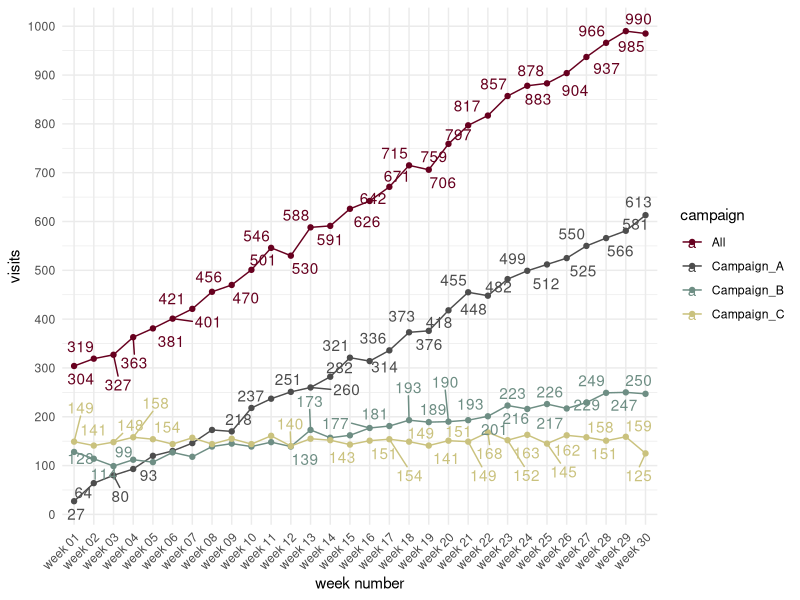
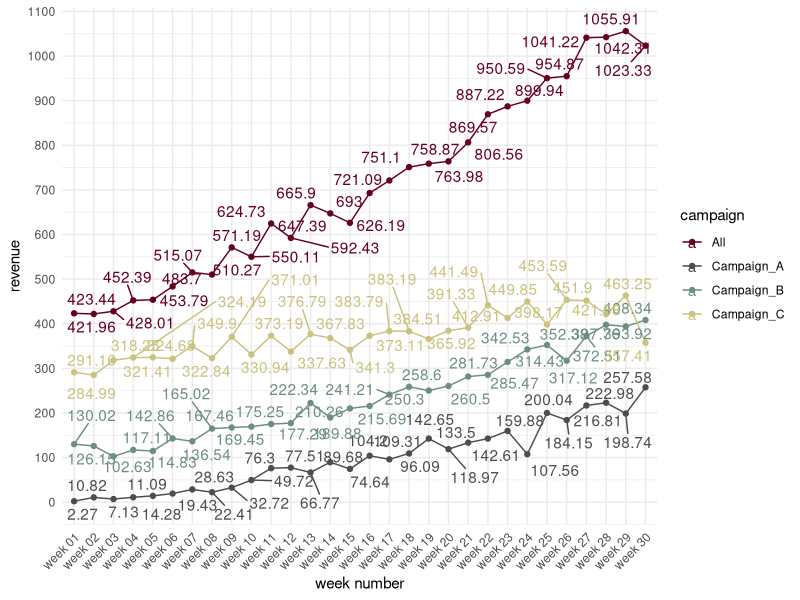
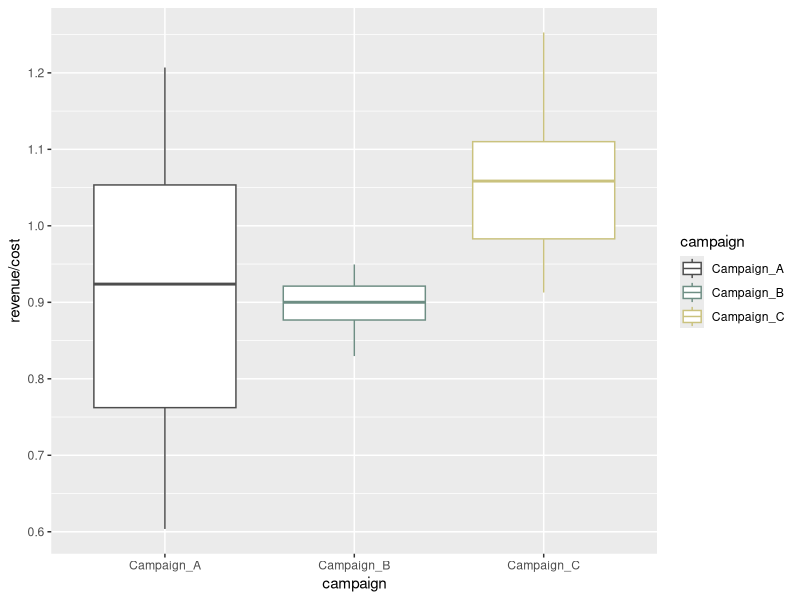
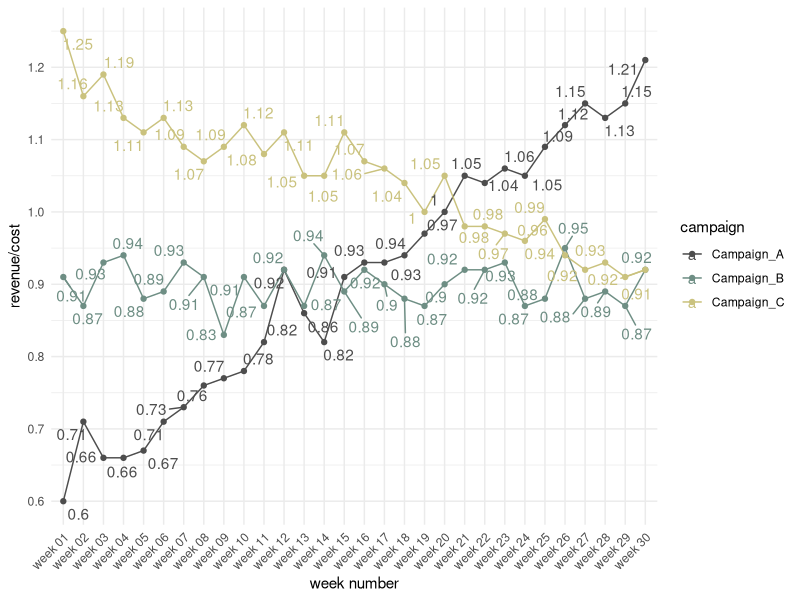
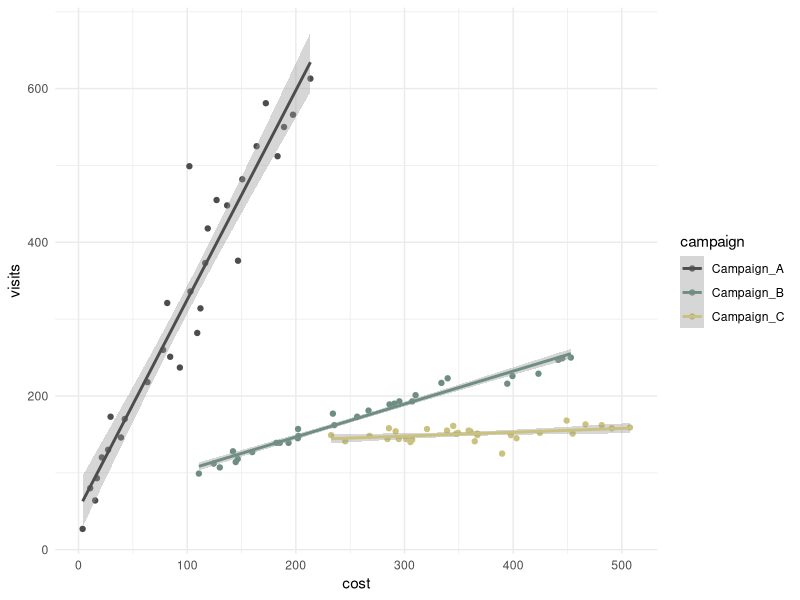
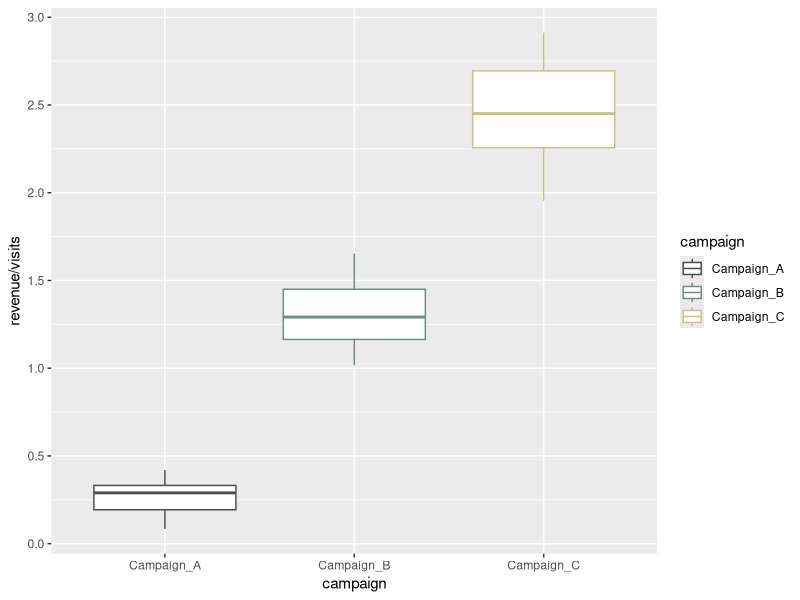
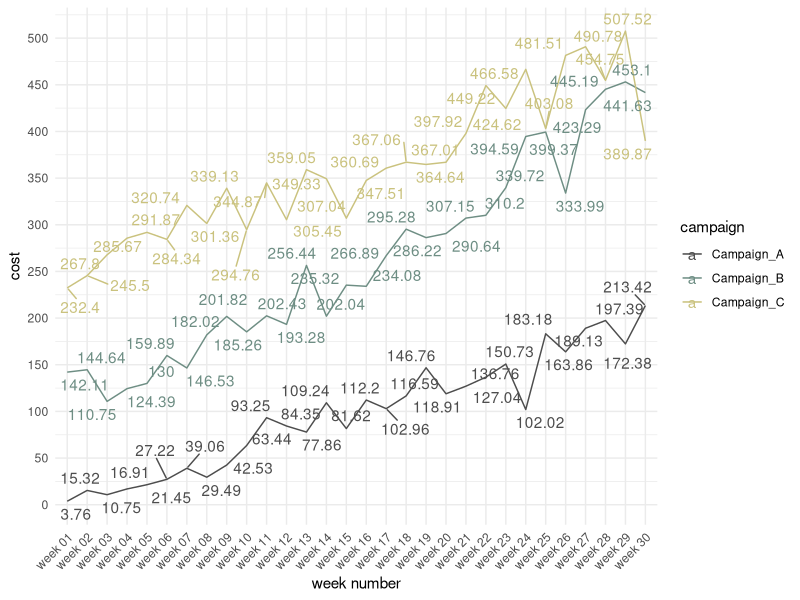
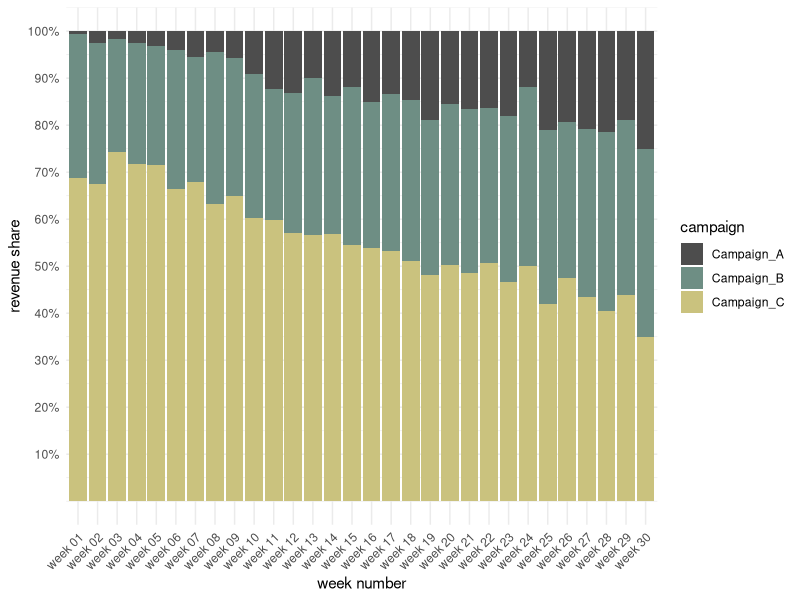

These charts were generated, in order, by the following R code:
## ---- chunk 1
knitr::opts_chunk$set(echo = FALSE, message = FALSE, warning = FALSE)
library(scales)
library(readr)
library(dplyr)
library(stringr)
library(ggplot2)
library(ggrepel)
library(grid)
library(gridExtra)
library(RColorBrewer)
library(lubridate)

### 001_A read-in raw file ####
raw_camp = read_delim('./Dataset/01-campaign-data.csv', col_names = TRUE, delim = ';')

### 001_B check for data quality ####
any(is.na(raw_camp))
any(duplicated(raw_camp))
raw_camp = raw_camp[-which(duplicated(raw_camp)),]
names(raw_camp) = str_to_lower(names(raw_camp))

### 002 all_volumn ####
group_var = 'week'
all = raw_camp %>% group_by_(.dots = group_var) %>% 
      summarise_if(.predicate = is.numeric, .funs = sum, na.rm=TRUE) %>% 
      mutate(campaign = 'All')

all_volumn = bind_rows(raw_camp, all)

all_volumn$week_prefix = sprintf("week %02d",all_volumn$week)
all_volumn$week = as.character(all_volumn$week)
all_volumn$revenue = round(all_volumn$revenue, digits = 2)
all_volumn$cost = round(all_volumn$cost, digits = 2)
all_volumn$campaign = factor(all_volumn$campaign)
all_volumn$campaign = reorder(all_volumn$campaign, all_volumn$visits, FUN=mean, na.rm=TRUE)
all_volumn$campaign = factor(all_volumn$campaign, levels = rev(levels(all_volumn$campaign)))

str(all_volumn)
# calculate the avg growth rate
all_volumn2 = all_volumn %>% group_by(campaign) %>% arrange(campaign, week_prefix) %>% 
      mutate(visits_grow = round((visits - lag(visits))/lag(visits),digits=4),
             revenue_grow = round((revenue - lag(revenue))/lag(revenue),digits=4),
             cost_grow = round((cost - lag(cost))/lag(cost),digits=4))
# calculate the ratio of visits, revenue, cost 
all_volumn2 = all_volumn2 %>% group_by(campaign) %>% 
      mutate(visits_cost_ratio = (visits/cost),
             revenue_cost_ratio = (revenue/cost),
             revenue_visits_ratio = (revenue/visits))

### 003_A all_volumn3 ####
all_volumn3 = all_volumn2[all_volumn2$campaign != 'All',] %>% group_by(week) %>% 
      mutate(revenue_sum = sum(revenue, na.rm=TRUE),
             revenue_share = round(revenue/revenue_sum, digits=4))


### 003_B all_volumn_pivot, which calculates the derived columns ####
all_volumn_pivot = all_volumn2 %>% group_by(campaign) %>% 
      summarise_if(.predicate= is.numeric, .funs = c(min=min,mean=mean,median=median,max=max), na.rm=TRUE)


### 004 plot01 ####
plot01 = ggplot(all_volumn2, aes(x=week_prefix, y=visits, group=campaign, col=campaign)) + geom_line() + geom_point() + geom_text_repel(aes(label=visits)) +
scale_y_continuous(breaks = pretty_breaks(n = 10)) +
scale_color_manual(values=c("#67001F","#4D4D4D","#6E8E84","#CAC27E")) +
xlab("week number") +
theme_minimal() +
theme(legend.position = "right") +
theme(axis.text.x = element_text(angle = 45, hjust = 1))


### 005 plot02 ####
plot02 = ggplot(all_volumn2, aes(x=week_prefix, y=revenue, group=campaign, col=campaign)) + geom_line() + geom_point() + geom_text_repel(aes(label=revenue)) +
scale_y_continuous(breaks = pretty_breaks(n = 10)) +
scale_color_manual(values=c("#67001F","#4D4D4D","#6E8E84","#CAC27E")) +
xlab("week number") +
theme_minimal() +
theme(legend.position = "right") +
theme(axis.text.x = element_text(angle = 45, hjust = 1))


### 006 plot03_A ####
plot03_A = ggplot(all_volumn2[all_volumn2$campaign != 'All',], aes(x = campaign, y = (revenue/cost), group=campaign, col=campaign)) +
      geom_boxplot() + scale_color_manual(values=c("#4D4D4D","#6E8E84","#CAC27E")) +
      scale_y_continuous(breaks = pretty_breaks(n = 10)) +
      ylab("revenue/cost")

### 007 plot03_B ####
plot03_B = ggplot(all_volumn2[all_volumn2$campaign != 'All',], 
aes(x=week_prefix, y=round(revenue/cost, digits=2), group=campaign, col=campaign)) +
geom_line() + geom_point() + geom_text_repel(aes(label=round(revenue/cost, digits=2))) +
scale_y_continuous(breaks = pretty_breaks(n = 10)) +
scale_color_manual(values=c("#4D4D4D","#6E8E84","#CAC27E")) +
xlab("week number") +
ylab("revenue/cost") +
theme_minimal() +
theme(legend.position = "right") +
theme(axis.text.x = element_text(angle = 45, hjust = 1))

### 008 plot03_C ####
plot03_C = ggplot(all_volumn2[all_volumn2$campaign != 'All',], aes(x = cost, y = visits, group=campaign, col=campaign)) +
      geom_point() + scale_color_manual(values=c("#4D4D4D","#6E8E84","#CAC27E")) +
      geom_smooth(method=lm) +
      theme_minimal()

### 008 plot04_A ####
plot04_A = ggplot(all_volumn2[all_volumn2$campaign != 'All',], aes(x = campaign, y = (revenue/visits), group=campaign, col=campaign)) +
      geom_boxplot() + scale_color_manual(values=c("#4D4D4D","#6E8E84","#CAC27E")) +
      scale_y_continuous(breaks = pretty_breaks(n = 10)) +
      ylab("revenue/visits")

### 009 plot04_B ####
plot04_B = ggplot(all_volumn2[all_volumn2$campaign != 'All',],
                  aes(x = week_prefix, y = cost, group = campaign, col = campaign)) +
      geom_line() +
      geom_text_repel(aes(label=cost)) +
      scale_y_continuous(breaks = pretty_breaks(n = 10)) +
      scale_color_manual(values=c("#4D4D4D","#6E8E84","#CAC27E")) +
      xlab("week number") +
      theme_minimal() +
      theme(legend.position = "right") +
      theme(axis.text.x = element_text(angle = 45, hjust = 1))

### 010 plot04_C ####
plot04_C = ggplot(all_volumn3, aes(x=week_prefix,y=revenue_share, fill=campaign)) + 
geom_bar(stat = "identity", position = 'stack') +
scale_fill_manual(values=c("#4D4D4D","#6E8E84","#CAC27E")) +
scale_y_continuous(breaks = seq(0.1,1,by=0.1), labels = sprintf("%s%%",seq(10,100,by=10))) +
ylab("revenue share") +
xlab("week number") +
theme_minimal() +
theme(axis.text.x = element_text(angle = 45, hjust = 1))

### 011 plot04_D ####
plot04_D = ggplot(all_volumn3, aes(x=week_prefix,y=round(revenue-cost,digits=2), fill=campaign)) +
      geom_bar(stat="identity", position = "dodge") + 
      scale_y_continuous(breaks = pretty_breaks(n = 10)) +
      scale_fill_manual(values=c("#4D4D4D","#6E8E84","#CAC27E")) +
      ylab("net profit") +
      xlab("week number") +
      theme_minimal() +
      theme(legend.position = "right") +
      theme(axis.text.x = element_text(angle = 45, hjust = 1))


### 012 fit linear model ####
fit.visits.lm = lm(data=all_volumn3[all_volumn3$campaign == 'Campaign_A',],
                   formula=visits ~ cost)
summary(fit.visits.lm)
predict(fit.visits.lm, newdata = data.frame(cost = c(250)), interval = "confidence")

fit.revenue.lm = lm(data=all_volumn3[all_volumn3$campaign == 'Campaign_A',],
                   formula=revenue ~ cost)
summary(fit.revenue.lm)
predict(fit.revenue.lm, newdata = data.frame(cost = c(250)), interval = "confidence")


### 013 read-in raw file for session dataset ####
raw_sess = read_delim('./Dataset/02-session-data.csv', col_names = TRUE, delim = ';',
col_types = cols(
    session = col_character(),
    session_start_text = col_time(format = "%H:%M:%S"),
    session_end_text = col_time(format = "%H:%M:%S"),
    clickouts = col_integer(),
    booking = col_integer()
))

### 014 check for data quality ####
any(is.na(raw_sess))
any(duplicated(raw_sess))

if (length(which(duplicated(raw_sess)))) {
      raw_sess = raw_sess[-which(duplicated(raw_sess)),]
}

names(raw_sess) = str_to_lower(names(raw_sess))
names(raw_sess)[which(names(raw_sess) == "session_start_text")] = "session_start_time"
names(raw_sess)[which(names(raw_sess) == "session_end_text")] = "session_end_time"


### 015 sess_derived ####
sess_derived = raw_sess %>% 
      mutate(hour = sprintf("%02d",hour(session_start_time)),
             booking = factor(booking),
             stay_time = as.numeric(session_end_time - session_start_time)) %>% 
      ungroup()


# remove negative stay_time
if (length(which(sess_derived$stay_time < 0))) {
      sess_derived = sess_derived[-which(sess_derived$stay_time < 0),]
}


# some observations are omited because they have negtive duration time on websites.
# around 13 observations are removed.

### 016 sess_derived_h ####
sess_derived_h = sess_derived %>% group_by(hour,booking) %>% 
summarise(hour_count = n(),
          stay_time_mean=mean(stay_time,na.rm=TRUE),
          stay_time_median=median(stay_time, na.rm=TRUE),
          clickouts_mean=mean(clickouts,na.rm=TRUE),
          clickouts_median=median(clickouts,na.rm=TRUE)) %>% 
ungroup() %>% 
group_by(booking) %>% 
mutate(hour_count_median = median(hour_count,na.rm=TRUE),
       hour_count_above_median = factor(ifelse(hour_count >= hour_count_median,1,0)))

### 017 sess_derived2 ####
# which is appended with the flag for 'hour_count_above_median' 
sess_derived2 = sess_derived %>% 
left_join(sess_derived_h[,c("booking","hour","hour_count_above_median")], by = c("hour"="hour","booking"="booking"))


### 018 The Distribution of Appearing For Both Type of Visitors ####
plot05_A = ggplot(sess_derived2, aes(x=as.numeric(hour), col=booking)) + 
      geom_density() +
      scale_y_continuous(breaks = pretty_breaks(n = 10)) +
      scale_x_continuous(breaks = seq(0,23,by=1)) +
      scale_color_manual(values = c("#1A476F","#90353B")) +
      labs(fill="booking or not") +
      ylab("appearing distribution") +
      xlab("hour") +
      theme_minimal()

### 019 the distribution of session duration time for both type of visitors ####
plot05_B = ggplot(sess_derived2, aes(x=booking,y=stay_time,fill=booking)) +
      geom_boxplot() +
      scale_y_continuous(breaks = pretty_breaks(n = 20)) +
      scale_fill_manual(values = c("#1A476F","#90353B")) +
      labs(fill="booking or not") +
      ylab("session duration time") +
      theme_minimal()

### 020 the appearing time of the day for booking visitors ####
plot06_A = ggplot(sess_derived_h[sess_derived_h$booking==1,], aes(x=hour, y=hour_count, fill=hour_count_above_median)) + 
      geom_bar(stat='identity') +
      scale_y_continuous(breaks = pretty_breaks(n = 10)) +
      scale_fill_manual(values = c("#D9D9D9", "#FB6A4A")) +
      geom_text(aes(y = hour_count, label = hour_count), vjust = 1.5) +
      labs(fill="above median booking number") +
      ylab("booking number") +
      theme_minimal()

### 021 the distribution of session duration time over 24 hours range ####
plot06_B = ggplot(sess_derived2[sess_derived2$booking==1,], aes(x=hour,y=stay_time,fill=hour_count_above_median)) +
      geom_boxplot() +
      scale_y_continuous(breaks = pretty_breaks(n = 20)) +
      scale_fill_manual(values = c("#D9D9D9", "#FB6A4A")) +
      labs(fill="above median booking number") +
      ylab("session duration time") +
      theme_minimal()

### 022 ANOVA test ####
fit.session.anova = aov(formula = stay_time ~ factor(hour), 
                        data = sess_derived2[sess_derived2$booking==1,])

fit.session.high_booking_hour.anova = aov(formula = stay_time ~ factor(hour_count_above_median), data = sess_derived2[sess_derived2$booking==1,])



## ---- chunk 2
plot01
## ---- chunk 3
plot02
## ---- chunk 4
plot03_A
## ---- chunk 5
plot03_B
## ---- chunk 6
plot03_C
## ---- chunk 7
plot04_A
## ---- chunk 8
plot04_B
## ---- chunk 9
plot04_C
plot04_D
## ---- chunk 10
plot05_A
## ---- chunk 11
plot05_B
## ---- chunk 12
plot06_A
## ---- chunk 13
plot06_B
## ---- chunk 14
summary(fit.session.anova)
## ---- chunk 15
summary(fit.session.high_booking_hour.anova)
